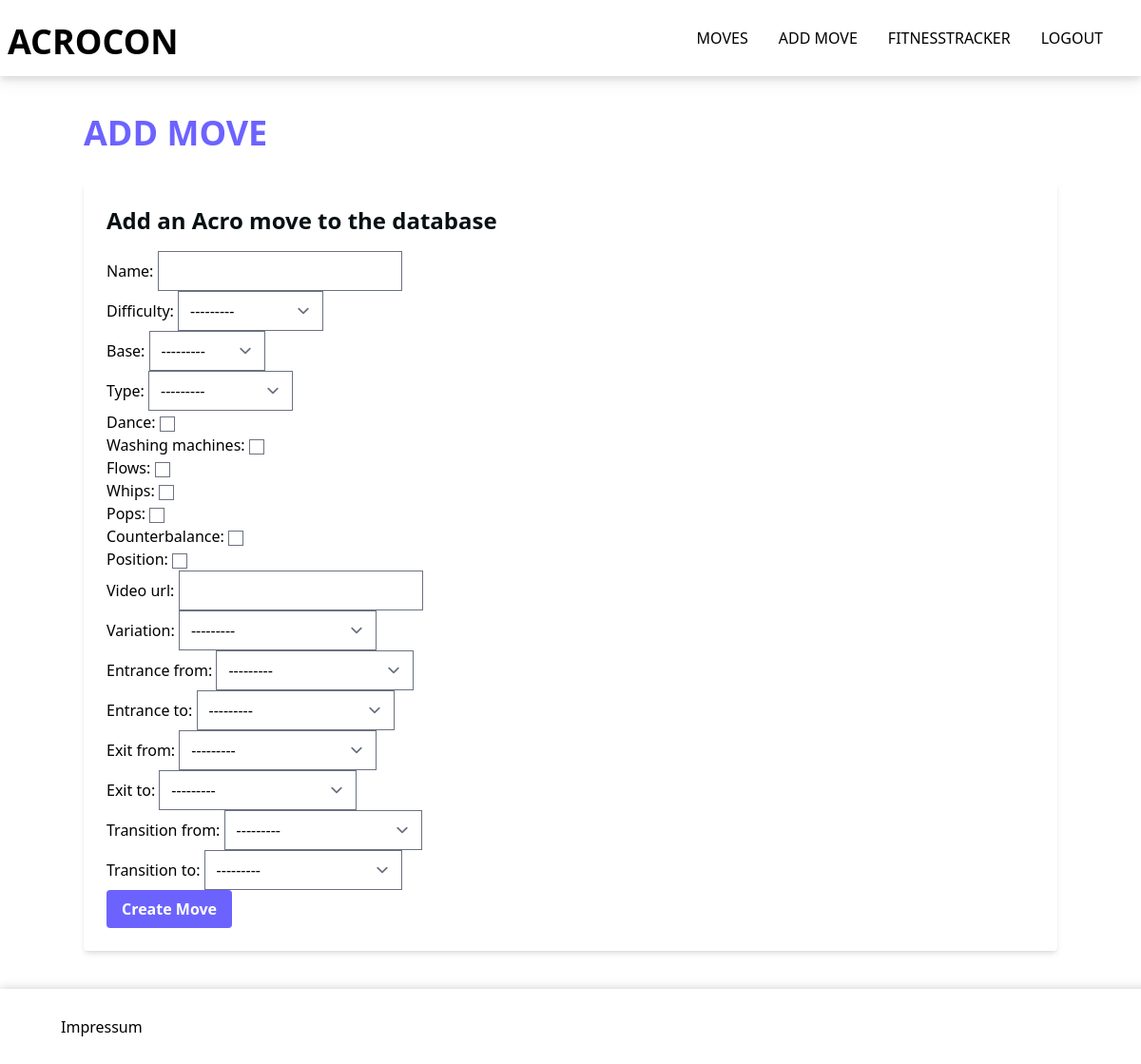
/moves/create/ (signed in), run on the app's committed database.
### moves/models.py (models this page shows)
class Exercise(models.Model):
    DIFFICULTY_CHOICES = (
        ('easy', 'Easy'),
        ('intermediate', 'Intermediate'),
        ('advanced', 'Advanced'),
        ('expert', 'Expert'),
    )
    BASE_CHOICES = (
        ('lbase', 'L-Base'),
        ('standing', 'Standing'),
    )
    TYPE_CHOICES = (
        ('essential', 'Essential'),
        ('not_essential', 'Not Essential'),
    )
    name = models.CharField(max_length=255)
    difficulty = models.CharField(max_length=100, choices=DIFFICULTY_CHOICES)
    base = models.CharField(max_length=100, choices=BASE_CHOICES)
    type = models.CharField(max_length=100, choices=TYPE_CHOICES)
    dance = models.BooleanField(default=False)
    washing_machines = models.BooleanField(default=False)
    flows = models.BooleanField(default=False)
    whips = models.BooleanField(default=False)
    pops = models.BooleanField(default=False)
    counterbalance = models.BooleanField(default=False)
    position = models.BooleanField(default=False)
    variation = models.ForeignKey('self', null=True, blank=True, related_name='variations',
                                  on_delete=models.CASCADE, limit_choices_to={'position': True})
    entrance_from = models.ForeignKey('self', null=True, blank=True, related_name='entrance_from_exercises',
                                      on_delete=models.SET_NULL, limit_choices_to={'position': True})
    entrance_to = models.ForeignKey('self', null=True, blank=True, related_name='entrance_to_exercises',
                                    on_delete=models.SET_NULL, limit_choices_to={'position': True})
    exit_from = models.ForeignKey('self', null=True, blank=True, related_name='exit_from_exercises',
                                  on_delete=models.SET_NULL, limit_choices_to={'position': True})
    exit_to = models.ForeignKey('self', null=True, blank=True, related_name='exit_to_exercises',
                                on_delete=models.SET_NULL, limit_choices_to={'position': True})
    transition_from = models.ForeignKey('self', null=True, blank=True, related_name='transition_from_exercises',
                                        on_delete=models.SET_NULL, limit_choices_to={'position': True})
    transition_to = models.ForeignKey('self', null=True, blank=True, related_name='transition_to_exercises',
                                      on_delete=models.SET_NULL, limit_choices_to={'position': True})
    legit = models.BooleanField(default=False)
    video_url = models.URLField()
    def __str__(self):
        return self.name

### moves/views.py (the view)
# urls.py: path('create/', views.createExercise, name='createExercise'),
def createExercise(request):
    if request.user.is_authenticated:
        if request.method == 'POST':
            if 'exercise_submit' in request.POST:
                exercise_form = forms.CreateExercise(
                    request.POST, request.FILES)
                if exercise_form.is_valid():
                    instance = exercise_form.save(commit=False)
                    instance.author = request.user
                    instance.save()
                    return redirect('moves:createExercise')
        else:
            exercise_form = forms.CreateExercise()
        return render(request, "moves/createExercise.html", {
            'exercise_form': exercise_form,
        })
    else:
        return render(request, "moves/createExercise.html")

### moves/forms.py
class CreateExercise(forms.ModelForm):
    class Meta:
        model = models.Exercise
        fields = ["name", "difficulty", "base", "type", "dance",
                  "washing_machines", "flows", "whips", "pops", "counterbalance", "position", "video_url", "variation", "entrance_from", "entrance_to", "exit_from", "exit_to", "transition_from", "transition_to"]

### mysite/templates/moves/createExercise.html (shortened to what this page needs)
{% extends "../base.html" %}
{% load crispy_forms_tags %}
{% load tailwind_filters %}
{% block content %}
{% if user.is_authenticated %}
<div class="container mx-auto mt-[120px]">
    <h2 class="text-4xl font-bold mb-8" style="color: #6C63FF;">ADD MOVE</h2>
    <div class="bg-white p-6 rounded shadow-md">
        <h3 class="text-2xl font-semibold mb-4" style="color: #071013;">Add an Acro move to the database</h3>
        <form method="POST" action="/moves/create/" enctype="multipart/form-data">
            {{ exercise_form|crispy }}
            <button type="submit" name="exercise_submit" class="bg-[#6C63FF] text-white font-semibold py-2 px-4 rounded hover:bg-opacity-90">Create Move</button>
        </form>
    </div>
</div>
{% endif %}
{% endblock %}

### data on the page
Exercise: difficulty "---------", base "---------", type "---------", variation "---------", entrance_from "---------", entrance_to "---------", exit_from "---------", exit_to "---------", transition_from "---------", transition_to "---------"
